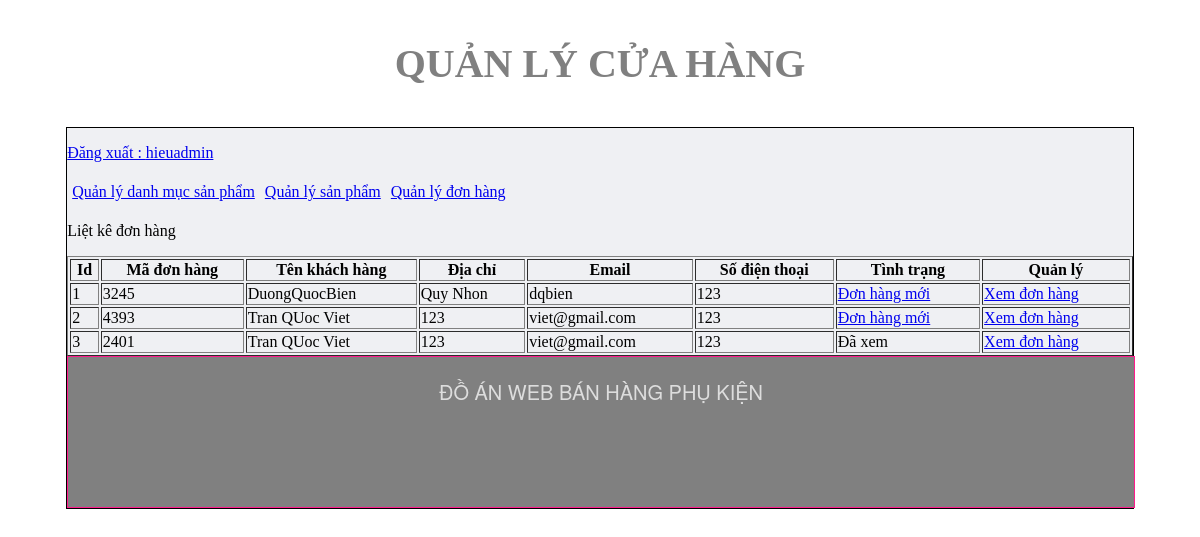
The app's page /admincp/index.php?action=quanlydonhang&query=lietke (signed in) with its own data.
### tables this page shows
CREATE TABLE `tbl_cart` (
  `id_cart` int(11) NOT NULL,
  `id_khachhang` int(11) NOT NULL,
  `code_cart` varchar(10) NOT NULL,
  `cart_status` int(11) NOT NULL
);

CREATE TABLE `tbl_dangky` (
  `id_dangky` int(11) NOT NULL,
  `tenkhachhang` varchar(200) NOT NULL,
  `email` varchar(100) NOT NULL,
  `diachi` varchar(200) NOT NULL,
  `matkhau` varchar(100) NOT NULL,
  `dienthoai` varchar(20) NOT NULL
);

### admincp/modules/quanlydonhang/lietke.php (the view)
<p>Liệt kê đơn hàng</p>
<?php
	$sql_lietke_dh = "SELECT * FROM tbl_cart,tbl_dangky WHERE tbl_cart.id_khachhang=tbl_dangky.id_dangky ORDER BY tbl_cart.id_cart DESC";
	$query_lietke_dh = mysqli_query($mysqli,$sql_lietke_dh);
?>
<table style="width:100%" border="1" style="border-collapse: collapse;">
  <tr>
  	<th>Id</th>
    <th>Mã đơn hàng</th>
    <th>Tên khách hàng</th>
    <th>Địa chỉ</th>
    <th>Email</th>
    <th>Số điện thoại</th>
    <th>Tình trạng</th>
  	<th>Quản lý</th>
  </tr>
  <?php
  $i = 0;
  while($row = mysqli_fetch_array($query_lietke_dh)){
  	$i++;
  ?>
  <tr>
  	<td><?php echo $i ?></td>
    <td><?php echo $row['code_cart'] ?></td>
    <td><?php echo $row['tenkhachhang'] ?></td>
    <td><?php echo $row['diachi'] ?></td>
    <td><?php echo $row['email'] ?></td>
    <td><?php echo $row['dienthoai'] ?></td>
    <td>
    	<?php if($row['cart_status']==1){
    		echo '<a href="modules/quanlydonhang/xuly.php?code='.$row['code_cart'].'">Đơn hàng mới</a>';
    	}else{
    		echo 'Đã xem';
    	}
    	?>
    </td>
   	<td>
   		<a href="index.php?action=donhang&query=xemdonhang&code=<?php echo $row['code_cart'] ?>">Xem đơn hàng</a>
   	</td>
  </tr>
  <?php
  }
  ?>
</table>

### records on screen
tbl_cart: code_cart "3245", tbl_dangky.tenkhachhang "DuongQuocBien", tbl_dangky.diachi "Quy Nhon", tbl_dangky.email "dqbien", tbl_dangky.dienthoai "123"
tbl_cart: code_cart "4393", tbl_dangky.tenkhachhang "Tran QUoc Viet", tbl_dangky.diachi "123", tbl_dangky.email "viet@gmail.com", tbl_dangky.dienthoai "123"
tbl_cart: code_cart "2401", tbl_dangky.tenkhachhang "Tran QUoc Viet", tbl_dangky.diachi "123", tbl_dangky.email "viet@gmail.com", tbl_dangky.dienthoai "123", cart_status "Đã xem"

### other values on screen
$_SESSION['dangnhap'] "hieuadmin"
